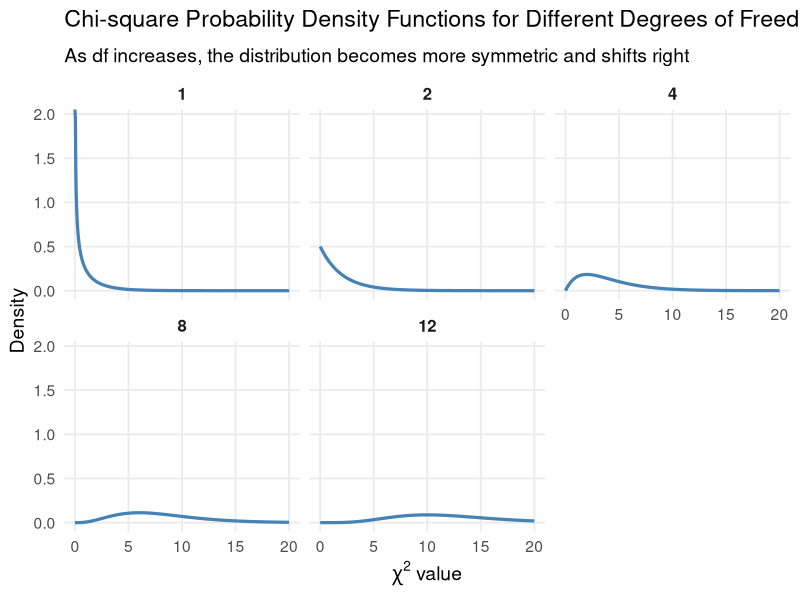
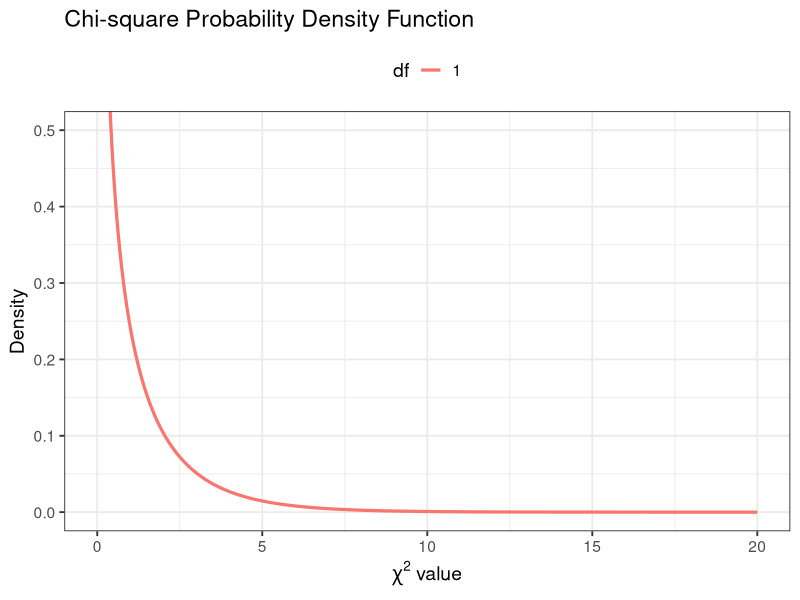
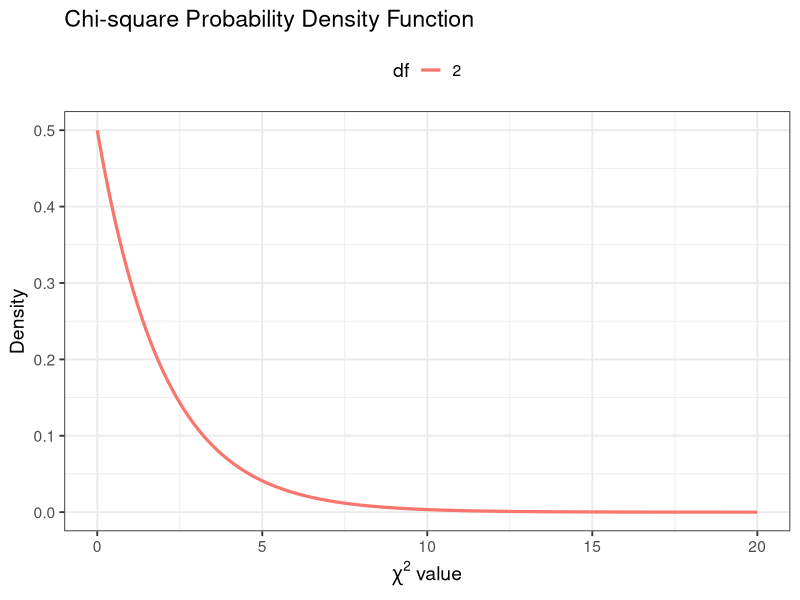
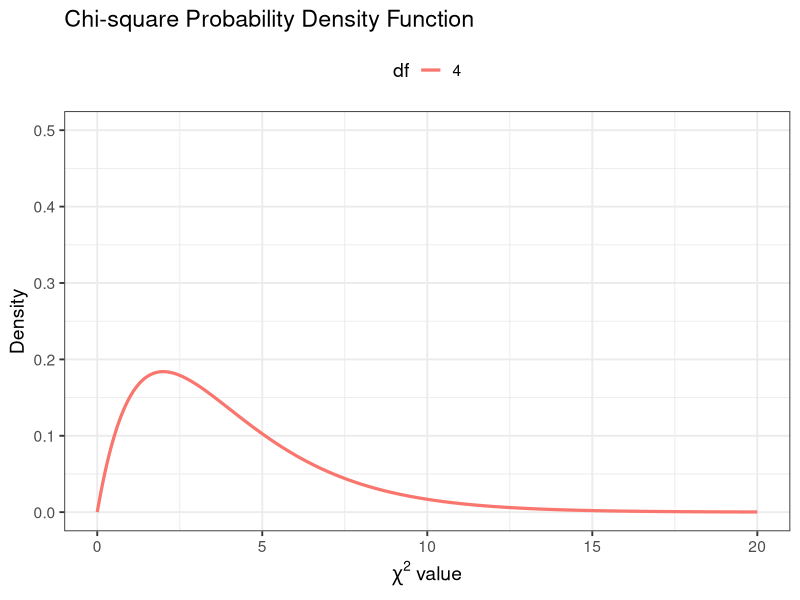
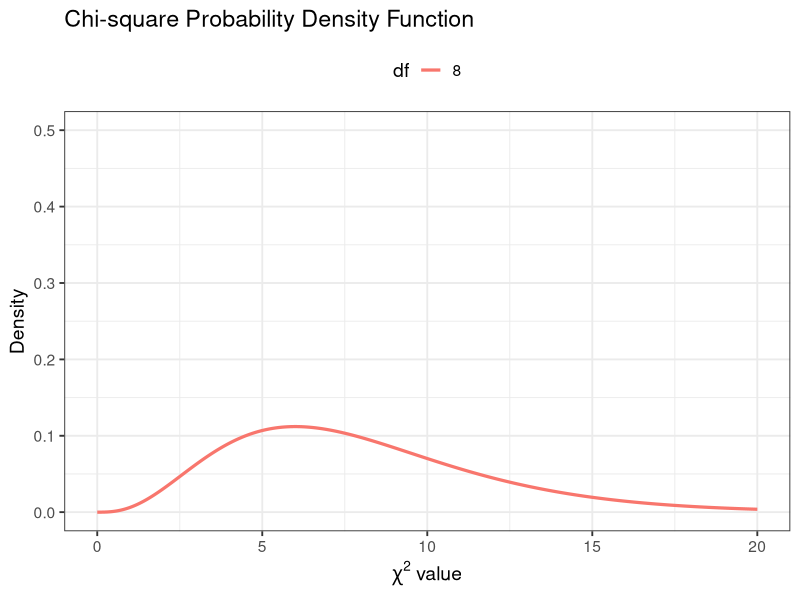
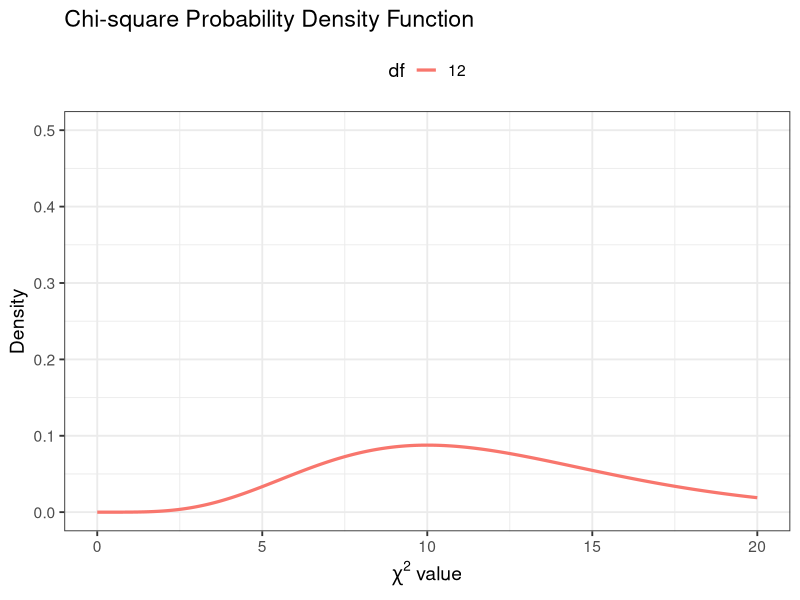
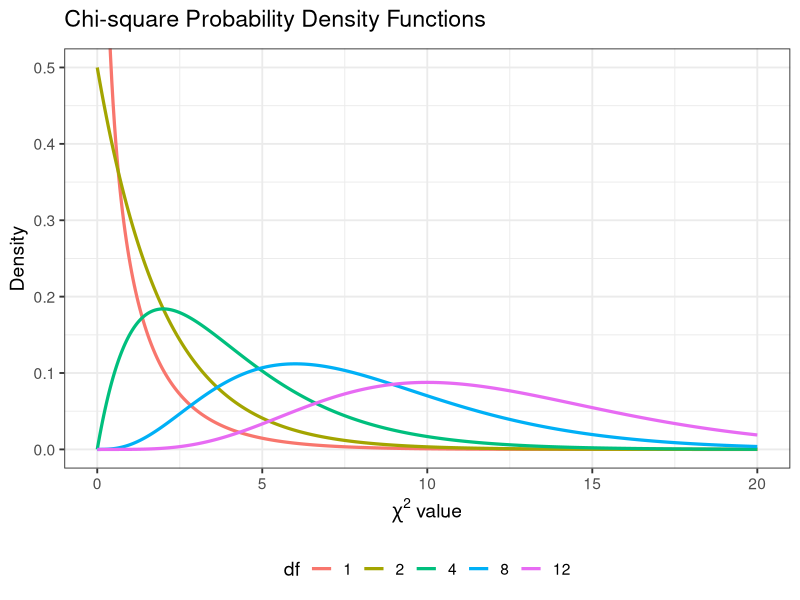
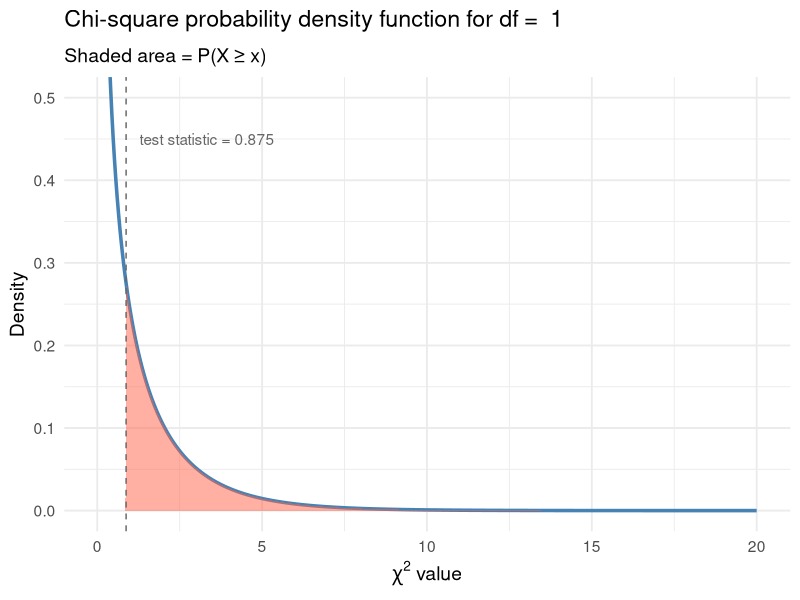

Recreate these plots in R, in order.
## ---- chunk 1
#| include: false
# R packages
library(here)
library(tidyverse)
## ---- chunk 2
# Create a sequence of x values (chi-square values)
x <- seq(0, 20, length.out = 500)

# Choose degrees of freedom to illustrate
dfs <- c(1, 2, 4, 8, 12)

# Create data frame of densities for each df
chi_data <- expand.grid(x = x, df = dfs) %>%
  mutate(density = dchisq(x, df))
## ---- chunk 3
# Faceted plot
ggplot(chi_data, aes(x = x, y = density)) +
  geom_line(color = "steelblue", size = 1.1) +
  facet_wrap(~ df, nrow = 2) +
  labs(
    title = expression("Chi-square Probability Density Functions for Different Degrees of Freedom"),
    subtitle = "As df increases, the distribution becomes more symmetric and shifts right",
    x = expression(chi^2~"value"),
    y = "Density"
  ) +
  theme_minimal(base_size = 14) +
  theme(
    plot.title = element_text(face = "bold"),
    strip.text = element_text(size = 12, face = "bold"),
    panel.grid.minor = element_blank()
  )

## ---- chunk 4
chi_pdf_by_k_plot <- function(k){
 p <-  chi_data |> 
  filter(df == k) |> 
ggplot(aes(x = x, y = density, colour = factor(df))) +
  geom_line(size = 1.1) +
  coord_cartesian(ylim = c(0, 0.5)) +
  labs(
    title = expression(paste("Chi-square Probability Density Function")),
    x = expression(chi^2~"value"),
    y = "Density",
    colour = "df"
  ) +
  theme_bw(base_size = 14) +
  theme(
    plot.title = element_text(face = "bold"),
    legend.position = "top"
  ) 
 
 print(p)
}


chi_pdf_by_k_plot(k = 1)
ggsave(here("outputs/figures/gta_pdf_k1.pdf"), width = 6, height = 5)

chi_pdf_by_k_plot(k = 2)
ggsave(here("outputs/figures/gta_pdf_k2.pdf"), width = 6, height = 5)

chi_pdf_by_k_plot(k = 4)
ggsave(here("outputs/figures/gta_pdf_k4.pdf"), width = 6, height = 5)

chi_pdf_by_k_plot(k = 8)
ggsave(here("outputs/figures/gta_pdf_k8.pdf"), width = 6, height = 5)

chi_pdf_by_k_plot(k = 12)
ggsave(here("outputs/figures/gta_pdf_k12.pdf"), width = 6, height = 5)



## ---- chunk 5
chi_data |> 
ggplot(aes(x = x, y = density, colour = factor(df))) +
  geom_line(size = 1.1) +
  coord_cartesian(ylim = c(0, 0.5)) +
  labs(
    title = expression(paste("Chi-square Probability Density Functions")),
    # subtitle = "As degrees of freedom increase, the distribution shifts right and becomes more symmetric",
    x = expression(chi^2~"value"),
    y = "Density",
    colour = "df"
  ) +
  theme_bw(base_size = 14) +
  theme(
    plot.title = element_text(face = "bold"),
    legend.position = "bottom"
  ) 

ggsave(here("outputs/figures/gta_pdf_allk.pdf"), width = 6, height = 5)
## ---- chunk 6
chi_pdf_by_k_test_statistic_region <- function(k, x_val = NULL, y_max = 0.5) {
  
  # Filter for one df
  data_df <- chi_data |> filter(df == k)
  
  # Base plot
  p <- ggplot(data_df, aes(x = x, y = density)) +
    geom_line(colour = "steelblue", size = 1.2) +
    coord_cartesian(ylim = c(0, y_max)) +
    labs(
      title = bquote("Chi-square probability density function for df = " ~ .(k)),
      x = expression(chi^2~"value"),
      y = "Density"
    ) +
    theme_minimal(base_size = 14) +
    theme(
      plot.title = element_text(face = "bold")
    )
  
  # Add shading if x_val is provided
  if (!is.null(x_val)) {
    shade_data <- data.frame(x = seq(x_val, max(data_df$x), length.out = 200))
    shade_data$y <- dchisq(shade_data$x, k)
    
    p <- p +
      geom_area(data = shade_data, aes(x = x, y = y),
                fill = "tomato", alpha = 0.5) +
      geom_vline(xintercept = x_val, linetype = "dashed", colour = "grey40") +
      annotate("text", x = x_val, y = y_max * 0.9, 
               label = paste0("test statistic = ", x_val), 
               hjust = -0.1, colour = "grey40") +
      labs(subtitle = "Shaded area = P(X ≥ x)")
  }
  
  print(p)
}


chi_pdf_by_k_test_statistic_region(k = 1, x_val = 0.875)
## ---- chunk 7
# Observed counts (from your mini box)
chocs <- c(
  Flake       = 1,
  Dairy_Milk  = 2,
  Caramello   = 1,
  Cherry_Ripe = 3,
  Crunchie    = 1
)

# Expected proportions if all 5 types are equally likely
expected_probs <- rep(1/length(chocs), length(chocs))

# Perform chi-square goodness-of-fit test
chisq.test(x = chocs, p = expected_probs)

## ---- chunk 8
tibble(observed = chocs,
       expected = 0.2) |> 
  mutate(chi_tstat = (observed - expected)^2 / expected) |> 
  colSums()

## ---- chunk 9
p_value <- 1 - pchisq(65, df = 4)
p_value

p_value <- pchisq(65, df = 4, lower.tail = FALSE)
p_value
